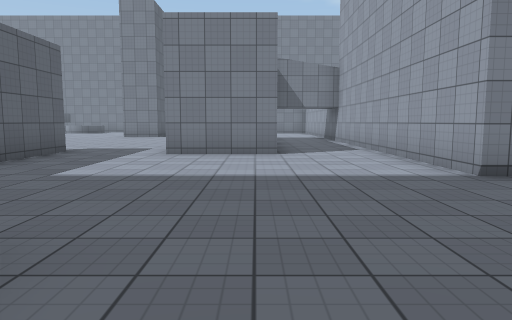
view 1 (above)

24 first-person views from a walk through a scene from a Unity 3-D project. The camera is 1.3 m above the floor, tilts 6° down and sees 70° across. The floor is counted in squares, 2 m on a side. Each view is taken from the middle of a square. On the plan, view 1 faces up. The plan holds only what a view shows up to about 11 squares ahead; the rest is blank. The place goes on beyond the plan. The player character is not drawn. Surface patterns are stand-ins for the level's own textures.

view 2
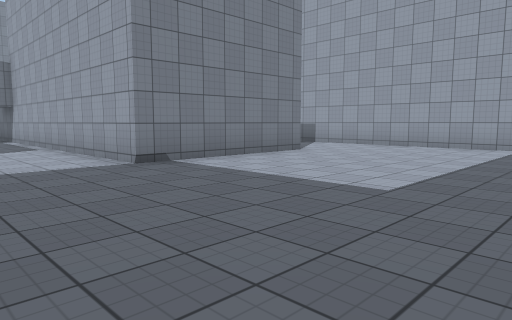

view 3
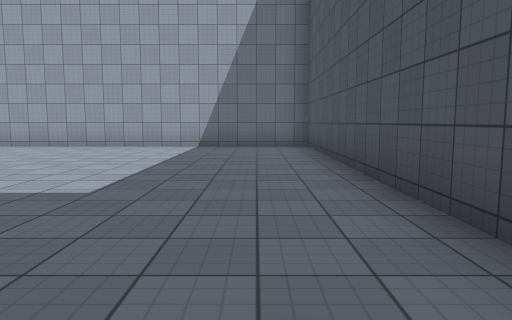

view 4
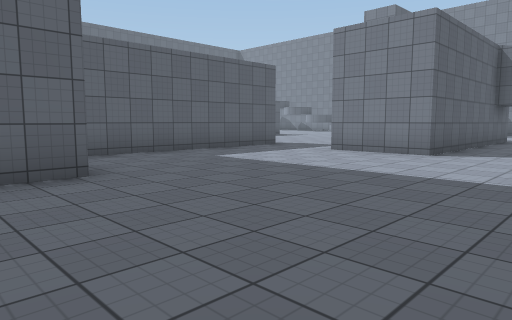

view 5
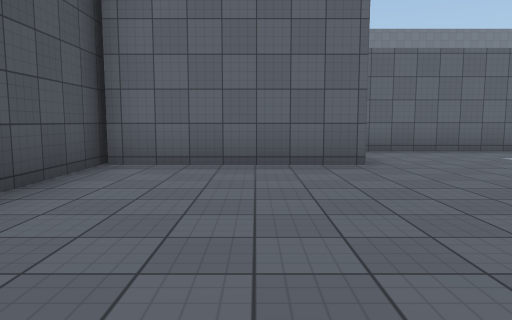

view 6
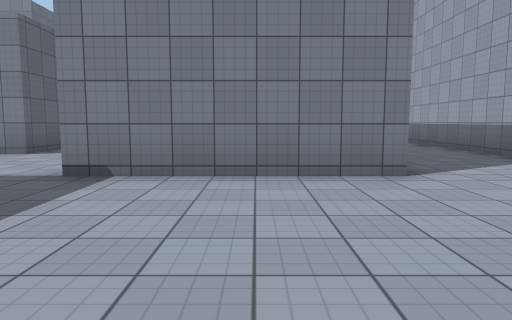

view 7
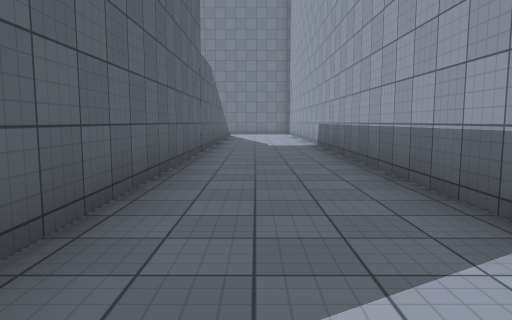

view 8
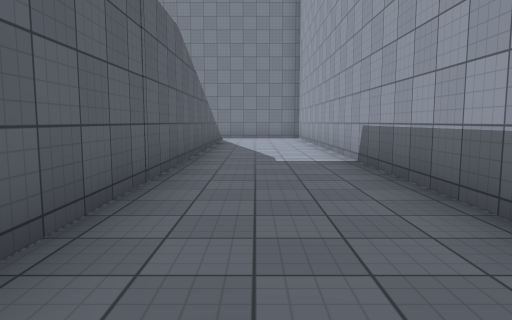

view 9
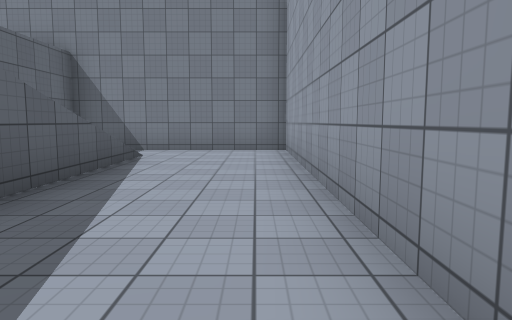

view 10
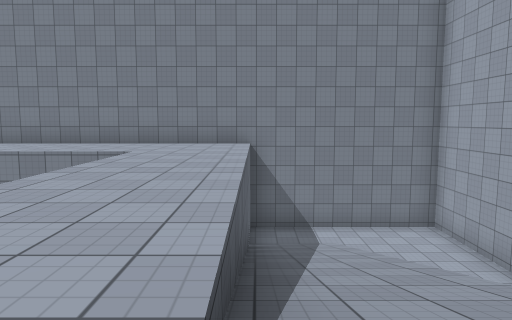

view 11
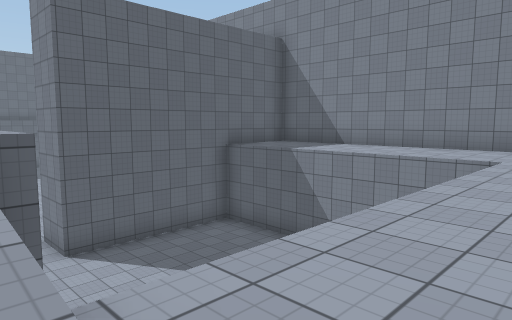

view 12
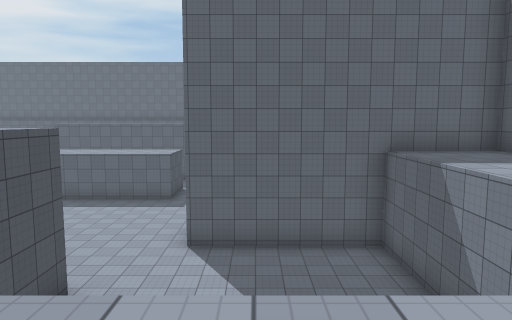

view 13
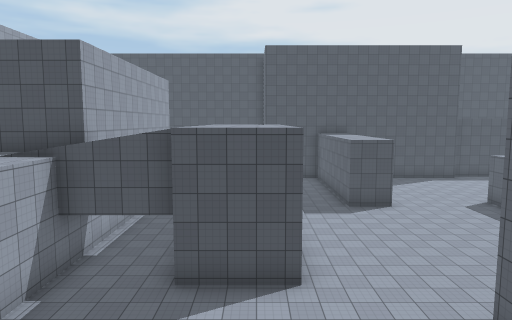

view 14
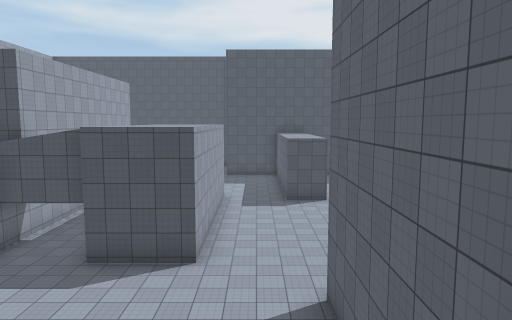

view 15
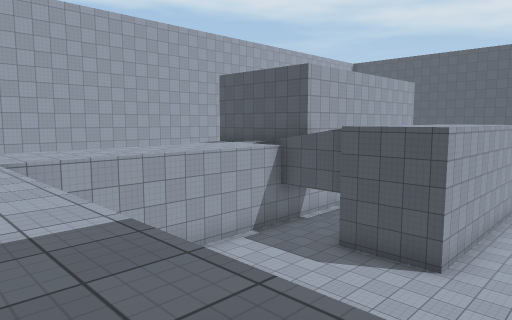

view 16
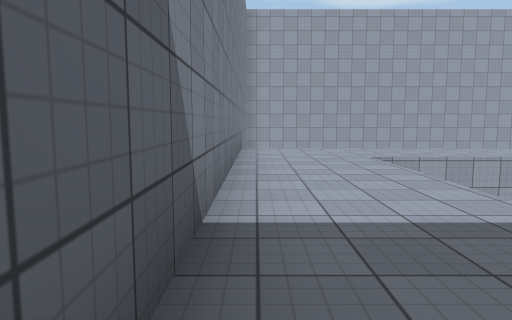

view 17
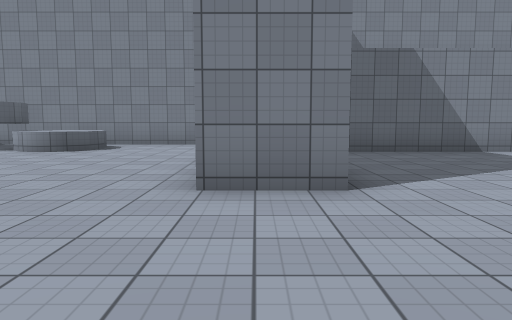

view 18
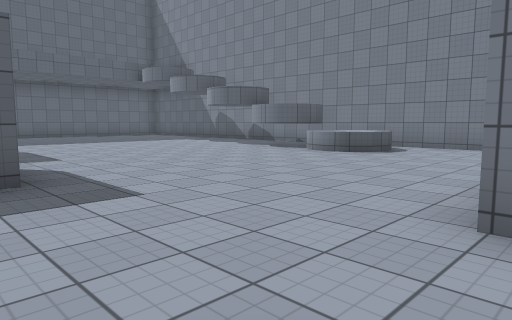

view 19
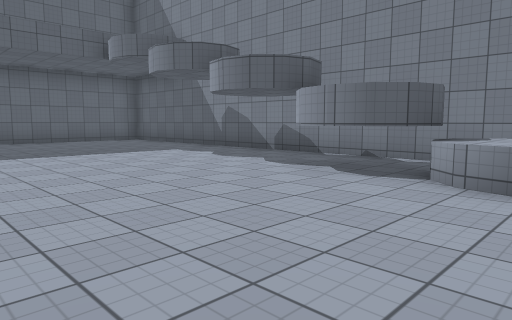

view 20
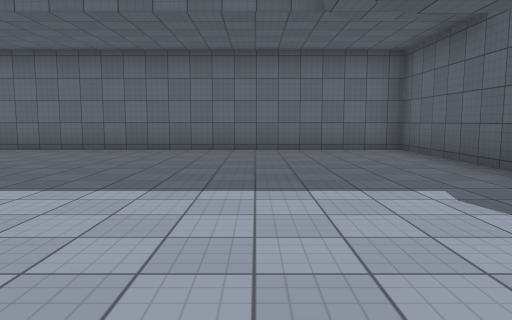

view 21
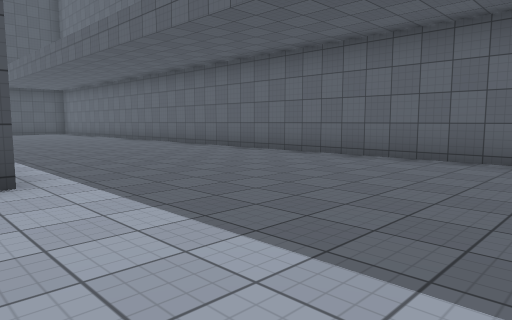

view 22
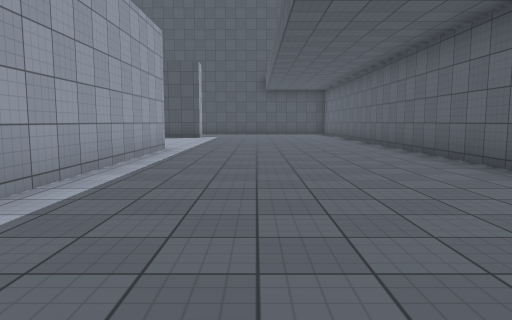

view 23
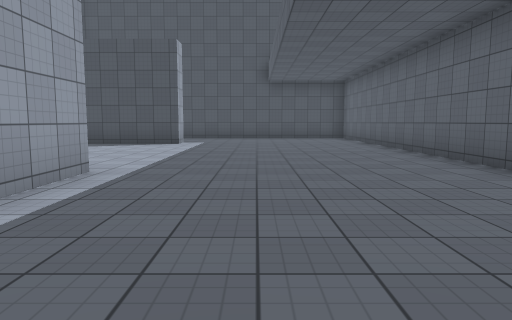

view 24
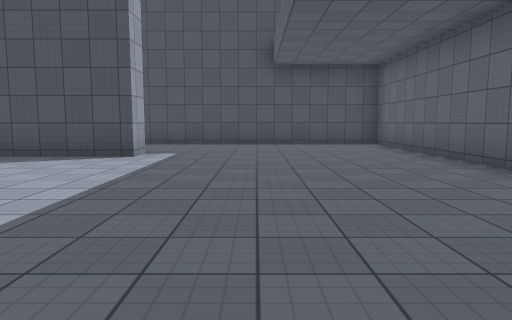

### Floor plan
Key: @ floor where view 1 was taken; # wall or solid block; . main floor; : floor 4.5 m higher than the main floor; / step, stairs or slope; ^ raised ledge.
Columns run from 22 left of view 1 to 10 right of it. Each row starts with its distance up from view 1.
 23 ################ ################
 22 #............... #:::::::::/....#
 21 #......... #^^.. #:::::::::///..#
 20 #.........##^^...#://////::///..#
 19 #................#.....  ::///..#
 18 #................#....   ::///..#
 17 #................#....   ::///..#
 16 #................#.......::///..#
 15 #........................::///..#
 14 #......#    #........##..::/ /..#
 13 #......#      .......##../// /..#
 12 #......#       ......##..####/..#
 11 #......#       ......##..#  #...#
 10 #......#      .......##..#  #...#
  9 #......#      .......##..#  #...#
  8 #......#          ...##..#  #...#
  7 #......          #.......#  #...#
  6 #.......         #.......#  #...#
  5 #.......         #.......####...#
  4 #........        #..............#
  3 #........        #..............#
  2 #.........       #..............#
  1 #......###          #...........#
  0 #......             #.@.........#
 -1 #.......            #...........#
 -2 #.......            #...........#
 -3 ########            #############

Positions as (right, up) in squares from view 1, and headings:
1: (0, 0), facing up
2: (0, -1), facing up-right
3: (0, -1), facing right
4: (3, 0), facing up-left
5: (4, 0), facing left
6: (5, 0), facing up
7: (8, 4), facing up
8: (8, 8), facing up
9: (9, 14), facing up
10: (5, 13), facing up
11: (4, 13), facing up-left
12: (4, 17), facing left
13: (-1, 20), facing down
14: (-3, 21), facing down
15: (-4, 21), facing down-right
16: (-4, 22), facing right
17: (-5, 12), facing up
18: (-5, 13), facing up-left
19: (-9, 16), facing up-left
20: (-13, 19), facing left
21: (-15, 18), facing down-left
22: (-18, 16), facing down
23: (-18, 12), facing down
24: (-18, 8), facing down
